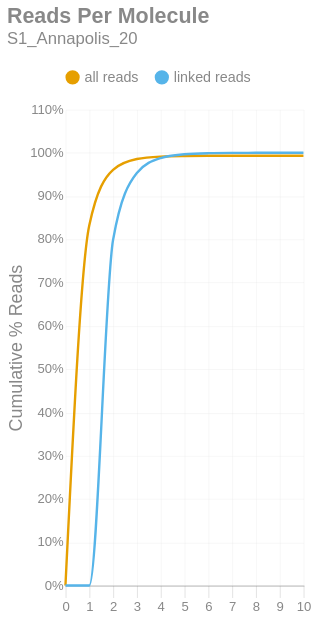

Here is the notebook cell this chart was saved with:
### Markdown cell above
### Reads per Molecule
This chart shows the cumulative distribution of the number of reads per linked molecule. That is, how many alignments are associated with a unique molecule. This excludes the number of reads associated with invalid or absent linked-read barcodes. The `linked` histogram is the percentages recalculated when disregarding singletons.

### Code cell
if SKIPLR:
    print_html(f"Skipped")
else:
    counts = np.bincount(valids['reads'].cast(pl.Int64).to_numpy())
    weighted = counts * np.arange(len(counts))
    all_perc = weighted / n_reads
    linked_perc = weighted / n_linked_reads
    linked_perc[1] = 0
    binned_df = pl.DataFrame({
        'readsper': list(range(len(counts))),
        'all reads (cumsum)': np.cumsum(all_perc).tolist(),
        'linked reads (cumsum)': np.cumsum(linked_perc).tolist(),
    })

    with SafeRender(binned_df):
        (
            density_plot(binned_df, 'Reads Per Molecule', samplename, 'readspmol')
            .encode(
                x=alt.X('readsper:O', title=None).axis(labelAngle=0).scale(padding=0),
                y=alt.Y('value:Q', title='Cumulative % Reads').axis(format='%').stack(False),
                color=alt.Color("key:N").scale(domain=["all reads", "linked reads"]),
                tooltip=[
                    alt.Tooltip("key:N", title="Data Type"),
                    alt.Tooltip("readsper:O", title="Reads Per Molecule"),
                    alt.Tooltip("value:Q", format=".2%", title="% Reads (Cum.)")
                ]            
            )
        ).display()

### Figure 1 — Vega-Lite specification as saved in the notebook (floating-point values rounded to 4 significant figures)
{"width": "container", "height": 400, "config": {"title": {"anchor": "start", "dy": -15, "fontSize": 18, "color": "#888888", "subtitleColor": "#888888", "subtitleFontSize": 14}, "arc": {"fill": "#0072B2"}, "axis": {"domainColor": "#888888", "domainWidth": 0.5, "gridWidth": 0.2, "grid": false, "titleFontWeight": 400, "titleFontSize": 15, "labelFontSize": 11, "labelColor": "#888888", "tickColor": "#888888", "tickWidth": 0.2, "titleColor": "#888888"}, "axisBand": {"grid": false}, "axisX": {"grid": true, "tickSize": 10, "domainCap": "round"}, "axisY": {"domain": false, "grid": true, "tickSize": 0, "domainCap": "round"}, "background": "transparent", "header": {"labelFontSize": 15, "labelColor": "#888888", "titleFontSize": 15, "titleFontWeight": 600, "titleColor": "#888888"}, "legend": {"labelFont": "sans-serif", "labelFontSize": 12, "labelColor": "#888888", "symbolSize": 100, "symbolType": "circle", "titleFontSize": 12, "titlePadding": 10, "titleColor": "#888888", "title": null, "orient": "top"}, "range": {"category": ["#E69F00", "#56B4E9", "#009E73", "#F0E442", "#0072B2", "#D55E00", "#CC79A7", "#000000"], "diverging": ["#cfe8f3", "#a2d4ec", "#73bfe2", "#46abdb", "#1696d2", "#12719e"]}, "area": {"fill": "#0072B2", "fillOpacity": 0.7, "line": true, "strokeOpacity": 0.7}, "line": {"color": "#0072B2", "stroke": "#0072B2", "strokeWidth": 2}, "trail": {"color": "#0072B2", "stroke": "#0072B2", "strokeWidth": 0, "size": 1}, "point": {"filled": true, "fillOpacity": 1.0, "size": 95}, "text": {"color": "#888888", "fontSize": 11, "align": "right", "fontWeight": 400, "size": 11}, "bar": {"fill": "#0072B2", "stroke": null}, "view": {"stroke": null, "continuousWidth": 660, "continuousHeight": 400}}, "data": {"name": "data-4e9ce2747cecf587b91246fb85a03d51"}, "mark": {"type": "line", "interpolate": "monotone", "point": {"opacity": 0, "size": 275}}, "encoding": {"color": {"field": "key", "scale": {"domain": ["all reads", "linked reads"]}, "type": "nominal"}, "tooltip": [{"field": "key", "title": "Data Type", "type": "nominal"}, {"field": "readsper", "title": "Reads Per Molecule", "type": "ordinal"}, {"field": "value", "format": ".2%", "title": "% Reads (Cum.)", "type": "quantitative"}], "x": {"axis": {"labelAngle": 0}, "field": "readsper", "scale": {"padding": 0}, "title": null, "type": "ordinal"}, "y": {"axis": {"format": "%"}, "field": "value", "stack": false, "title": "Cumulative % Reads", "type": "quantitative"}}, "params": [{"name": "param_c36ac31b6afebe62", "select": {"type": "point", "fields": ["key"]}, "bind": "legend"}], "title": {"text": "Reads Per Molecule", "subtitle": "S1_Annapolis_20"}, "transform": [{"fold": ["all reads (cumsum)", "linked reads (cumsum)"]}, {"calculate": "replace(datum.key, ' (cumsum)', '')", "as": "key"}, {"filter": {"param": "param_c36ac31b6afebe62"}}], "usermeta": {"embedOptions": {"downloadFileName": "S1_Annapolis_20.readspmol"}}, "$schema": "https://vega.github.io/schema/vega-lite/v6.1.0.json", "datasets": {"data-4e9ce2747cecf587b91246fb85a03d51": [{"readsper": 0, "all reads (cumsum)": 0.0, "linked reads (cumsum)": 0.0}, {"readsper": 1, "all reads (cumsum)": 0.8321, "linked reads (cumsum)": 0.0}, {"readsper": 2, "all reads (cumsum)": 0.9607, "linked reads (cumsum)": 0.7984}, {"readsper": 3, "all reads (cumsum)": 0.9856, "linked reads (cumsum)": 0.9531}, {"readsper": 4, "all reads (cumsum)": 0.9911, "linked reads (cumsum)": 0.9876}, {"readsper": 5, "all reads (cumsum)": 0.9926, "linked reads (cumsum)": 0.9964}, {"readsper": 6, "all reads (cumsum)": 0.993, "linked reads (cumsum)": 0.999}, {"readsper": 7, "all reads (cumsum)": 0.9931, "linked reads (cumsum)": 0.9997}, {"readsper": 8, "all reads (cumsum)": 0.9931, "linked reads (cumsum)": 0.9999}, {"readsper": 9, "all reads (cumsum)": 0.9931, "linked reads (cumsum)": 1.0}, {"readsper": 10, "all reads (cumsum)": 0.9931, "linked reads (cumsum)": 1.0}]}}
